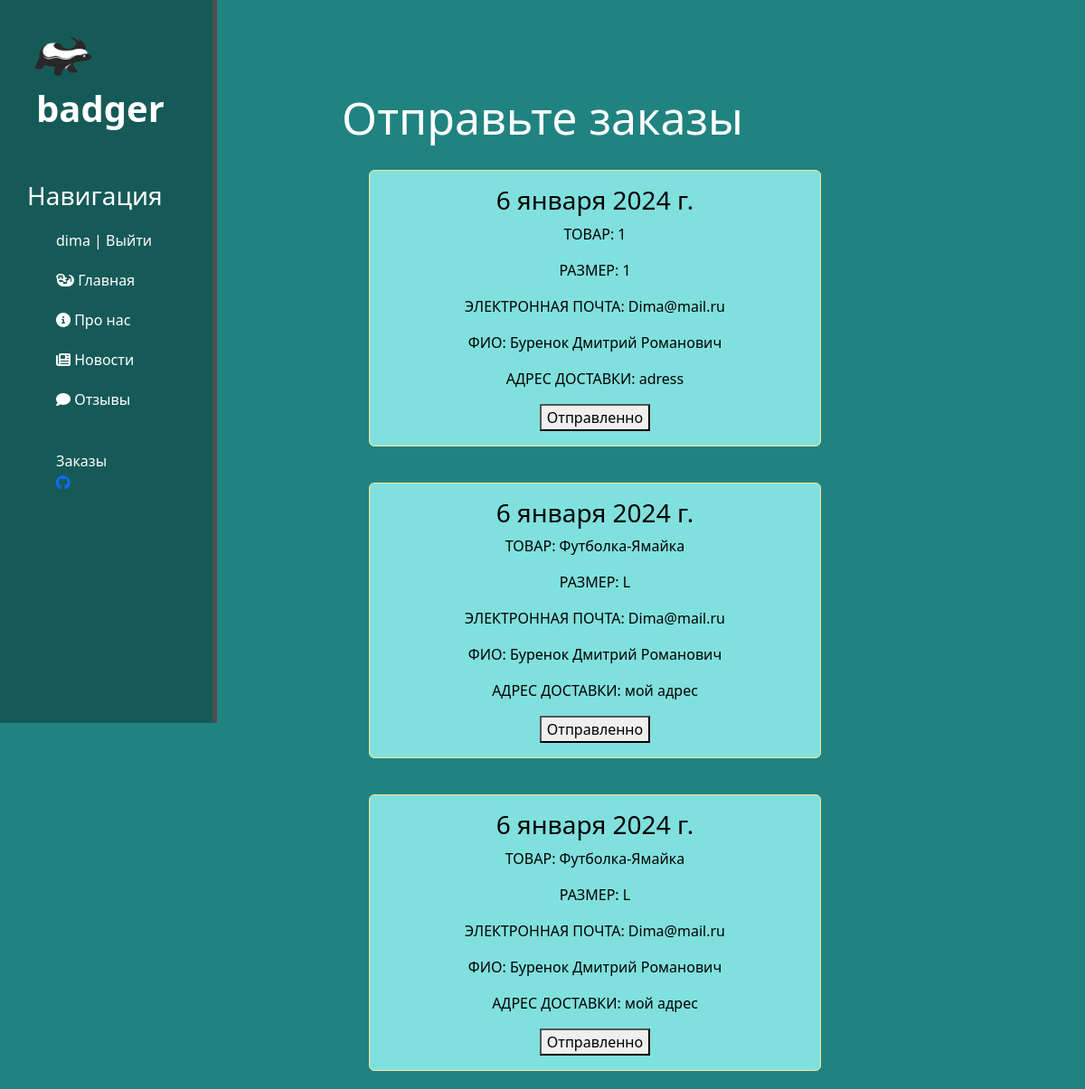
Page /history/ (signed in) on the committed database.
### main/models.py (models this page shows)
class History(models.Model):
    tovar = models.CharField(max_length=30, verbose_name="товар",choices=EDUCATION_TYPES)
    razmer = models.CharField(max_length=30, verbose_name="размер",choices=EDUCATION)
    kol = models.CharField(max_length=30, verbose_name="количество товара")
    email = models.CharField(max_length=30, verbose_name="@mail")
    fio = models.CharField(max_length=30, verbose_name="фио")
    date = models.DateField(verbose_name="дата")
    text = models.TextField(verbose_name="адрес")
    class Meta:
        verbose_name = 'История заказов'
        verbose_name_plural = 'История заказов'

### main/views.py (the view)
# urls.py: path('history/', views.history, name='history'),
def history(request):
    history = History.objects.order_by('-id')
    return render(request, 'main/history.html', {'history': history})

### main/templates/main/history.html (shortened to what this page needs)
{% extends 'main/shablon.html' %}
{% block content %}
<div class="features" id="features">
    <div id="myDiv">
    <h1>Отправьте заказы</h1>
     {% for el in history %}
            <div class="alert alert-warning" id="alert-warning">
                <h3>{{ el.date }}</h3>
                <p>ТОВАР: {{ el.tovar }}</p>
                <p>РАЗМЕР: {{ el.razmer }}</p>
                <p>ЭЛЕКТРОННАЯ ПОЧТА: {{ el.email }}</p>
                <p>ФИО: {{ el.fio }}</p>
                <p>АДРЕС ДОСТАВКИ: {{ el.text }}</p>
                <button id="my-button">Отправленно</button>
            </div>
        {% endfor %}
    </div>
</div>
{% endblock %}

### main/templates/main/shablon.html (shortened to what this page needs)
{% load static %}
<!doctype html>
<html lang="en">
<head>
    <link href="https://cdn.jsdelivr.net/npm/bootstrap@5.3.2/dist/css/bootstrap.min.css" rel="stylesheet">
    <link rel="stylesheet" href="{% static 'main/css/main.css' %}">
</head>
<body>
    <aside>
        <img src="{% static 'main/img/logo.png' %}" alt="">
        <span class="logo">badger</span>
        <h3>Навигация</h3>
        <ul>
            {% if user.is_authenticated %}
				 <li class="last"> {{user.username}} | <a href="{% url 'logout_user' %}" class="link">Выйти</a></li>
				 {% else %}
				 <li class="last"><a href="{% url 'register' %}" class="link">Регистрация</a> | <a href="{% url 'login' %}" class="link">Войти</a></li>
				 {% endif %}
            <a href="{% url 'home' %}" class="link"><li><i class="fa-solid fa-otter"></i> Главная</li></a>
            <a href="{% url 'info' %}" class="link"><li><i class="fa-solid fa-circle-info"></i> Про нас</li></a>
            <a href="{% url 'new_home' %}" class="link"><li><i class="fa-solid fa-newspaper"></i> Новости </li></a>
            <a href="{% url 'feedback_home' %}" class="link"><li><i class="fa-solid fa-comment"></i> Отзывы</li></a>
            <br>
            {% if user.is_staff %}
				 <li class="last"> <a class="link" href="{% url 'history' %}">Заказы</a></li>
				 {% endif %}
            <a href="https://github.com/v1kez" class="link2"><i class="fa-brands fa-github"></i></a>
        </ul>
    </aside>
    <main>
        {% block content %}
        {% endblock %}
    </main>
</body>
</html>

### main/static/main/css/main.css (style rules this page uses)
body { background: #208380; }
aside { float: left; background:#165A58; width: 20%; padding: 2.5%; height:100vh; color: #fff; border-right: 5px solid #4d4d4d; position: fixed; }
aside img { width: 80px; float: left; }
aside .logo { font-size: 40px; margin-left: 10px; font-weight: bold; }
aside h3 { margin-top: 50px; }
aside ul { list-style: none }
aside ul li { color: #fff; display: block; margin-top:20px; transition: transform .6s ease; }
.last { color: #fff; display: block; margin-top:20px; transition: transform .6s ease; }
.link, .last { text-decoration: none; color: #fff; }
main .features { float: left; color: #fff; margin-top: 100px; text-align: center; width: 100%; }
main .features h1 { font-size: 50px; }
.alert-warning { float: left; clear:both; width: 500px; margin: 20px 34%; text-align:center; color:black; background:#80e0dd; }
.link2 { width:100px; }

### rows in the picture
History: date "6 января 2024 г.", tovar "1", razmer "1", email "Dima@mail.ru", fio "Буренок Дмитрий Романович", text "adress"
History: date "6 января 2024 г.", tovar "Футболка-Ямайка", razmer "L", email "Dima@mail.ru", fio "Буренок Дмитрий Романович", text "мой адрес"
History: date "6 января 2024 г.", tovar "Футболка-Ямайка", razmer "L", email "Dima@mail.ru", fio "Буренок Дмитрий Романович", text "мой адрес"

### other values in the picture
{{ user.username }} "dima"
